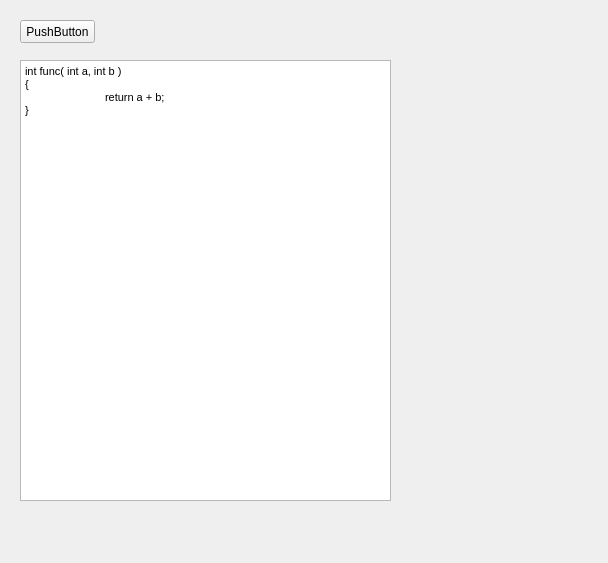
<?xml version="1.0" encoding="UTF-8"?>
<ui version="4.0">
 <class>Widget</class>
 <widget class="QWidget" name="Widget">
  <property name="geometry">
   <rect>
    <x>0</x>
    <y>0</y>
    <width>608</width>
    <height>563</height>
   </rect>
  </property>
  <property name="windowTitle">
   <string>Widget</string>
  </property>
  <widget class="QPushButton" name="pushButton">
   <property name="geometry">
    <rect>
     <x>20</x>
     <y>20</y>
     <width>75</width>
     <height>23</height>
    </rect>
   </property>
   <property name="text">
    <string>PushButton</string>
   </property>
  </widget>
  <widget class="QTextEdit" name="textEdit">
   <property name="geometry">
    <rect>
     <x>20</x>
     <y>60</y>
     <width>371</width>
     <height>441</height>
    </rect>
   </property>
   <property name="html">
    <string>&lt;!DOCTYPE HTML PUBLIC &quot;-//W3C//DTD HTML 4.0//EN&quot; &quot;http://www.w3.org/TR/REC-html40/strict.dtd&quot;&gt;
&lt;html&gt;&lt;head&gt;&lt;meta name=&quot;qrichtext&quot; content=&quot;1&quot; /&gt;&lt;style type=&quot;text/css&quot;&gt;
p, li { white-space: pre-wrap; }
&lt;/style&gt;&lt;/head&gt;&lt;body style=&quot; font-family:'MS Shell Dlg 2'; font-size:8.25pt; font-weight:400; font-style:normal;&quot;&gt;
&lt;p style=&quot; margin-top:0px; margin-bottom:0px; margin-left:0px; margin-right:0px; -qt-block-indent:0; text-indent:0px;&quot;&gt;int func( int a, int b )&lt;/p&gt;
&lt;p style=&quot; margin-top:0px; margin-bottom:0px; margin-left:0px; margin-right:0px; -qt-block-indent:0; text-indent:0px;&quot;&gt;{&lt;/p&gt;
&lt;p style=&quot; margin-top:0px; margin-bottom:0px; margin-left:0px; margin-right:0px; -qt-block-indent:0; text-indent:0px;&quot;&gt;	return a + b;&lt;/p&gt;
&lt;p style=&quot; margin-top:0px; margin-bottom:0px; margin-left:0px; margin-right:0px; -qt-block-indent:0; text-indent:0px;&quot;&gt;}&lt;/p&gt;&lt;/body&gt;&lt;/html&gt;</string>
   </property>
  </widget>
 </widget>
 <layoutdefault spacing="6" margin="11"/>
 <resources/>
 <connections/>
</ui>
